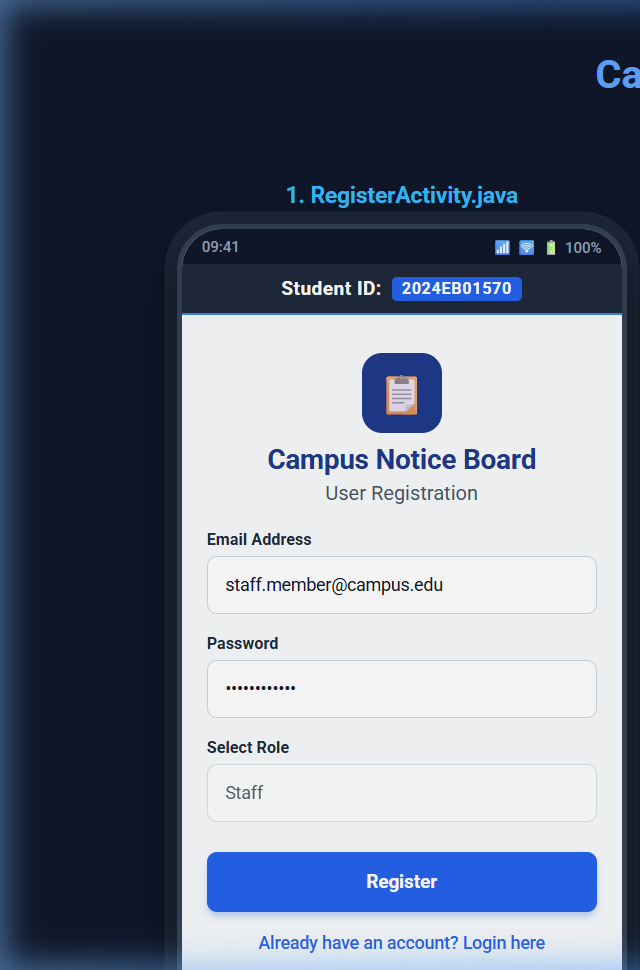
#> input picture screenshots/Screenshot_1_RegisterActivity.png, 640 x 970 px, given in place of first_row_view_1784528343833.png, which was not available
$ python crop_screenshots.py
#> lines starting #> are read from the running program, lines starting #| are printed output that depends on the picture; pictures that were not available may be replaced by others from this repository, and a replacement may not be noted
# Student ID: 2024EB01570
# Python script to extract individual high-res deliverable screenshots for Java app

import os
from PIL import Image

output_dir = r"d:\projects\bits assignment\screenshots"
os.makedirs(output_dir, exist_ok=True)

first_row_path = r"C:\Users\bhava\.gemini\antigravity-ide\brain\94aa27d8-3e29-47fb-896a-f50a9d949d7f\first_row_view_1784528343833.png"
second_row_path = r"C:\Users\bhava\.gemini\antigravity-ide\brain\94aa27d8-3e29-47fb-896a-f50a9d949d7f\second_row_view_1784528333734.png"

img1 = Image.open(first_row_path)
#> img1 is the input picture: PIL image 640x970 RGB; mean R, G, B 109.3, 118.7, 136.8
img2 = Image.open(second_row_path)
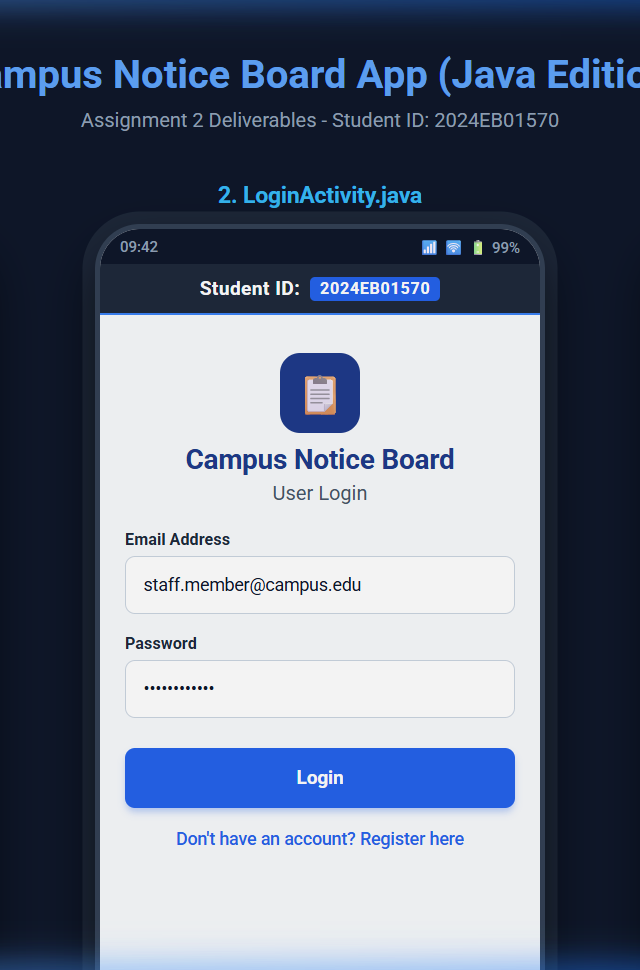
#> input picture screenshots/Screenshot_2_LoginActivity.png, 640 x 970 px, given in place of second_row_view_1784528333734.png, which was not available
#> img2 is the input picture: PIL image 640x970 RGB; mean R, G, B 109.2, 119, 137.7

w1, h1 = img1.size
#> w1 = 640; h1 = 970
w2, h2 = img2.size
#> w2 = 640; h2 = 970

# Process Row 1 Screens (RegisterActivity.java, LoginActivity.java, WelcomeActivity.java)
cols = 3
w_chunk1 = w1 / cols
#> w_chunk1 = 213.3

row1_screens = [
    ("Screenshot_1_RegisterActivity.png", 0),
    ("Screenshot_2_LoginActivity.png", 1),
    ("Screenshot_3_WelcomeActivity.png", 2)
]

for filename, col in row1_screens:
    left = int(col * w_chunk1)
    right = int((col + 1) * w_chunk1)
    cropped = img1.crop((left, 0, right, h1))
    out_path = os.path.join(output_dir, filename)
    cropped.save(out_path)
    print(f"Saved: {out_path}")
#> this loop made 3 passes
#> pass 1, `cropped = img1.crop((left, 0, right, h1))`:
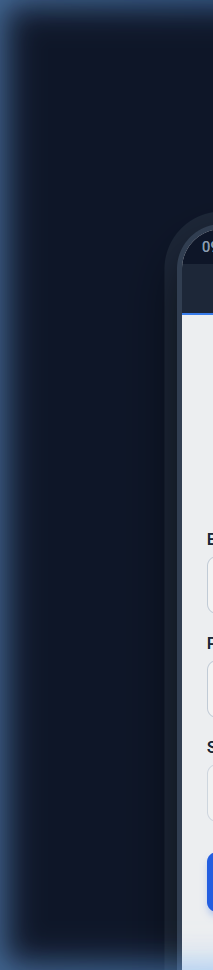
#> cropped: PIL image 213x970 RGB; mean R, G, B 39.8, 49.2, 67.3
#> pass 2, `cropped = img1.crop((left, 0, right, h1))`:
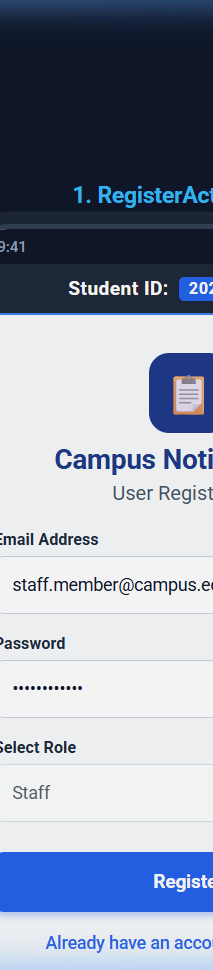
#> cropped: PIL image 213x970 RGB; mean R, G, B 145.7, 155.3, 173.8
#> pass 3, `cropped = img1.crop((left, 0, right, h1))`:
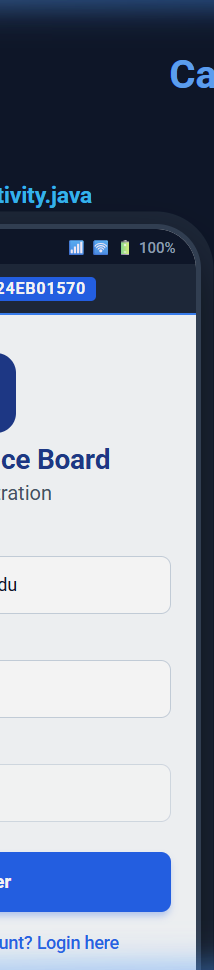
#> cropped: PIL image 214x970 RGB; mean R, G, B 142.1, 151.6, 169

# Process Row 2 Screens (NoticeActivity Staff, NoticeActivity Student, NotificationService)
w_chunk2 = w2 / cols
#> w_chunk2 = 213.3

row2_screens = [
    ("Screenshot_4_NoticeActivity_Staff.png", 0),
    ("Screenshot_5_NoticeActivity_Student.png", 1),
    ("Screenshot_6_NotificationService.png", 2)
]

for filename, col in row2_screens:
    left = int(col * w_chunk2)
    right = int((col + 1) * w_chunk2)
    cropped = img2.crop((left, 0, right, h2))
    out_path = os.path.join(output_dir, filename)
    cropped.save(out_path)
    print(f"Saved: {out_path}")
#> this loop made 3 passes
#| Saved: d:\projects\bits assignment\screenshots/Screenshot_4_NoticeActivity_Staff.png
#| Saved: d:\projects\bits assignment\screenshots/Screenshot_5_NoticeActivity_Student.png
#| Saved: d:\projects\bits assignment\screenshots/Screenshot_6_NotificationService.png
#> pass 1, `cropped = img2.crop((left, 0, right, h2))`:
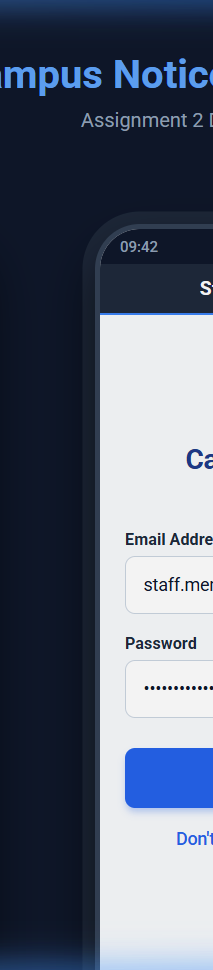
#> cropped: PIL image 213x970 RGB; mean R, G, B 89.7, 98.6, 115.7
#> pass 2, `cropped = img2.crop((left, 0, right, h2))`:
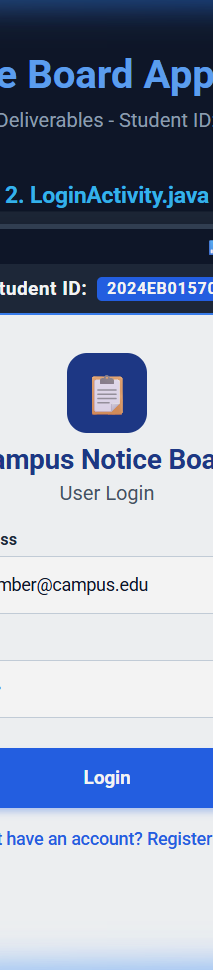
#> cropped: PIL image 213x970 RGB; mean R, G, B 146.8, 158.3, 179.7
#> pass 3, `cropped = img2.crop((left, 0, right, h2))`:
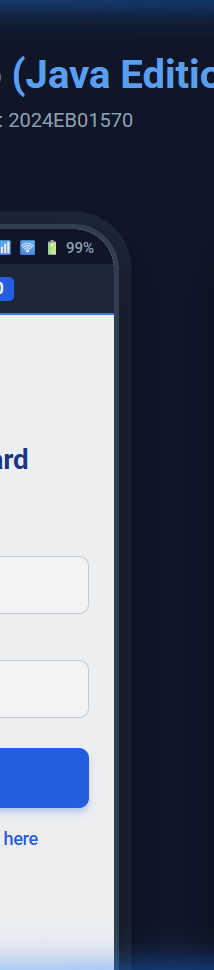
#> cropped: PIL image 214x970 RGB; mean R, G, B 91.1, 100.3, 117.7

print("All Java deliverable screenshots processed successfully!")
